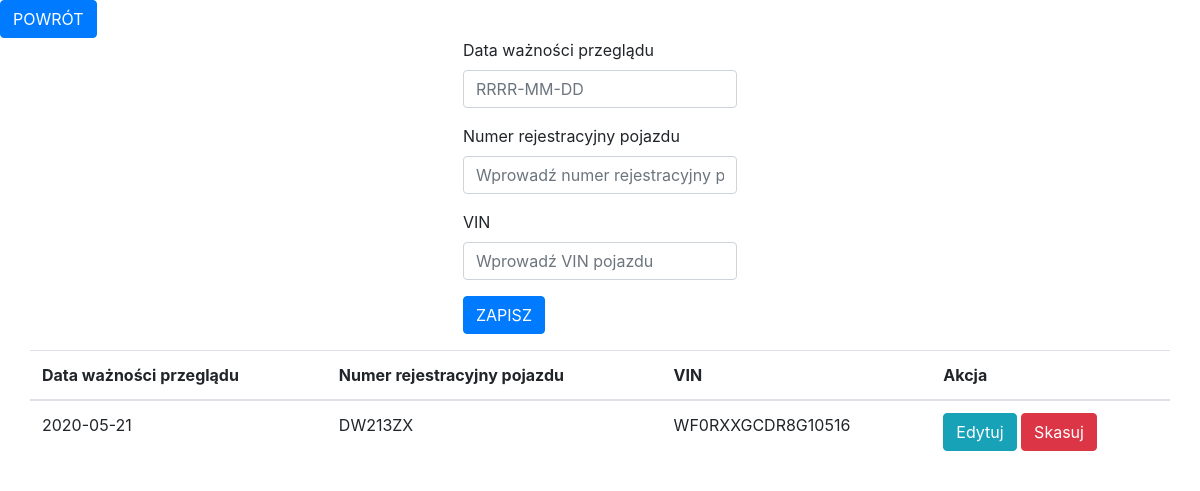
The page /Aplikacja/dowod_rejestr.php on the database as committed earlier.
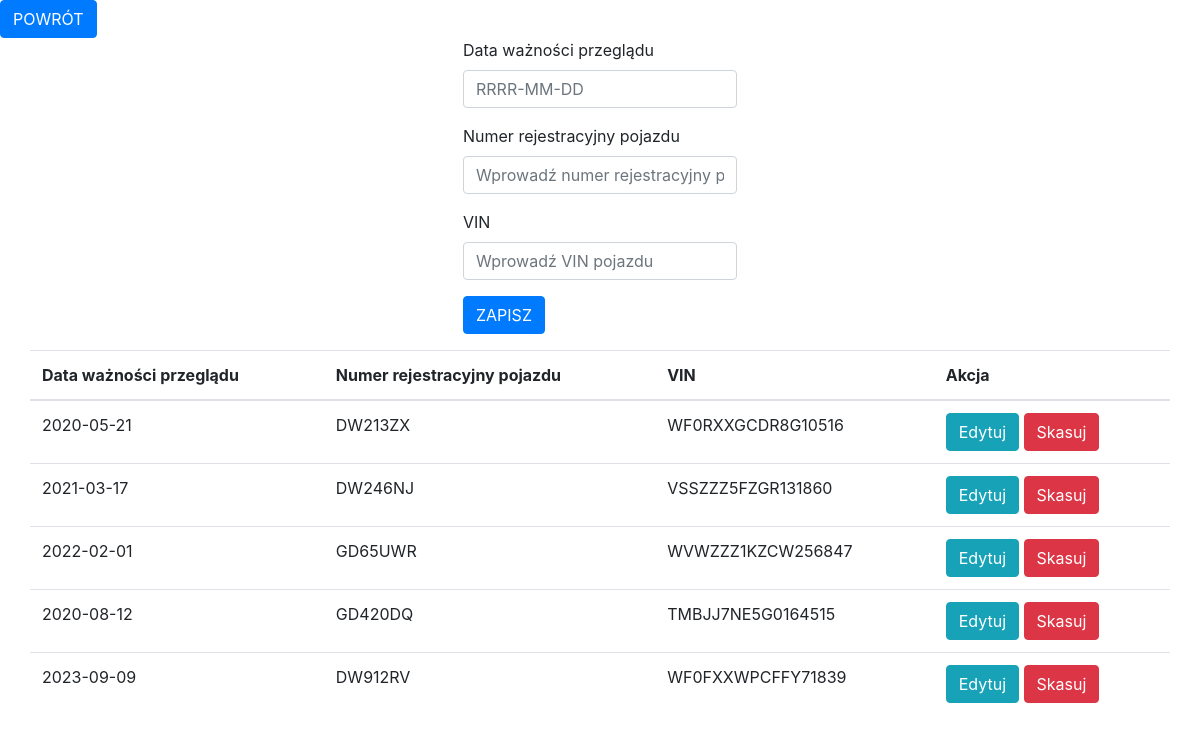
The same page on the database as committed later.
### tables this page shows
CREATE TABLE `dowod_rejestr` (
  `przeglad_waznosc` date,
  `numer_rejestr` varchar(8),
  `auto_vin` varchar(17) NOT NULL,
  KEY `vin_do_auta`(`auto_vin`),
  CONSTRAINT `rejestr_auta_1` FOREIGN KEY (`auto_vin`) REFERENCES `samochod` (`vin`) ON UPDATE CASCADE
) DEFAULT CHARSET=utf8;

### Aplikacja/dowod_rejestr-przetwarzanie.php (called while the page is built, shortened)
<?php
$przeglad_waznosc = '';
$numer_rejestr = '';
$auto_vin = '';
$update = false;
?>

### Aplikacja/dowod_rejestr.php (the view, shortened to what this page needs)
<!doctype html>
<html>
	<head>
		<link rel="stylesheet" href="https://stackpath.bootstrapcdn.com/bootstrap/4.5.0/css/bootstrap.min.css">
		</head>
	<body>
		<?php require_once 'dowod_rejestr-przetwarzanie.php';?>
		<a href="index.php" class="btn btn-primary">POWRÓT</a>
		<div class="row justify-content-center">
		<form action="dowod_rejestr-przetwarzanie.php" method="POST">
			<div class="form-group">
			<label>Data ważności przeglądu</label>
			<input type="text" name="przeglad_waznosc" class="form-control"
				   value="<?php echo $przeglad_waznosc; ?>" placeholder="RRRR-MM-DD">
			</div>
			<div class="form-group">
			<label>Numer rejestracyjny pojazdu</label>
			<input type="text" name="numer_rejestr" class="form-control"
				   value="<?php echo $numer_rejestr; ?>" placeholder="Wprowadź numer rejestracyjny pojazdu">
			</div>
			<div class="form-group">
			<label>VIN</label>
			<input type="text" name="auto_vin" class="form-control"
				   value="<?php echo $auto_vin; ?>" placeholder="Wprowadź VIN pojazdu">
			</div>
			<div class="form-group">
			<?php
			if  ($update == true):
			?>
				<button type="submit" class="btn btn-info" name="edytuj">EDYTUJ</button>
			<?php
			else:
			?>
				<button type="submit" class="btn btn-primary" name="zapisz">ZAPISZ</button>
			<?php
			endif;
			?>
			</div>
		</form>
		</div>
		<div class="container">
		<?php
			$link = new mysqli("localhost", "kmindowicz", "xeefae7Ohth7", "kmindowicz_projekt") or
			die(mysqli_error($link));
			$link->query("SET NAMES 'utf8'");
			$link->query("SET CHARACTER SET utf8");
			$link->query("SET SESSION collation_connection = 'utf8_unicode_ci'");
			$tabela = $link->query("SELECT * from dowod_rejestr") or die($link->error);
		?>
		<div class="row justify-content-center">
			<table class="table">
				<thead>
					<tr>
						<th>Data ważności  przeglądu</th>
						<th>Numer rejestracyjny pojazdu</th>
						<th>VIN</th>
						<th colspan="2">Akcja</th>
					</tr>
				</thead>
				<?php
					while($rzad = $tabela->fetch_assoc()):
				?>
				<tr>
					<td><?php echo $rzad['przeglad_waznosc']; ?></td>
					<td><?php echo $rzad['numer_rejestr']; ?></td>
					<td><?php echo $rzad['auto_vin']; ?></td>
					<td>
						<a href="dowod_rejestr.php?edit=<?php echo $rzad['id_dowodu']; ?>"
						   class="btn btn-info">Edytuj</a>
						<a href="dowod_rejestr.php?delete=<?php echo $rzad['id_dowodu']; ?>"
						   class="btn btn-danger">Skasuj</a>
					</td>
				</tr>
				<?php endwhile; ?>
			</table>
		</div>
		</div>
	</body>
	</html>

Rows that differ between the two databases and show on the page:
added dowod_rejestr: przeglad_waznosc "2021-03-17", numer_rejestr "DW246NJ", auto_vin "VSSZZZ5FZGR131860"
added dowod_rejestr: przeglad_waznosc "2022-02-01", numer_rejestr "GD65UWR", auto_vin "WVWZZZ1KZCW256847"
added dowod_rejestr: przeglad_waznosc "2020-08-12", numer_rejestr "GD420DQ", auto_vin "TMBJJ7NE5G0164515"
added dowod_rejestr: przeglad_waznosc "2023-09-09", numer_rejestr "DW912RV", auto_vin "WF0FXXWPCFFY71839"
